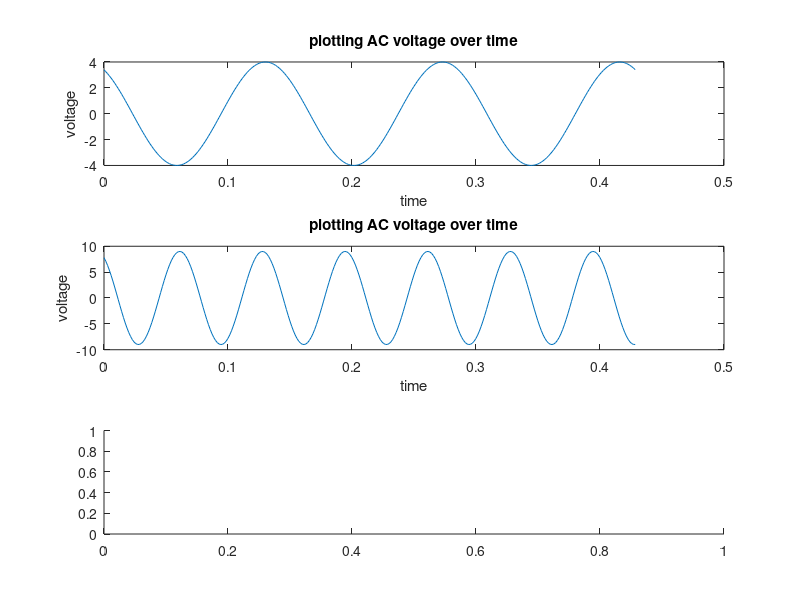

This chart was generated by the following MATLAB code: (Note: this script raises an error after producing the figure.)
clc
close all

%22-46026-1
%AB-CDEFG-H

%K1 = A + B
k1 = 4;
%K2 = G+H+2
k2 = 9;
% J1 = D+G+20
j1 = deg2rad(32);
% j2 = 30 degrees
j2 = deg2rad(30);

%f1 = E+F+5
f1 = 7;
% f2 = C+D+5
f2 = 15;

T = 0.1428;
t = 0: (T/100) : 3*T;

x1 = k1 * cos(2 * pi * f1 * t + j1);
x2 = k2 * cos(2 * pi * f2 * t + j2);

subplot(311);
plot(t, x1)
title('plotting AC voltage over time')
xlabel('time')
ylabel('voltage')
subplot(312);
plot(t, x2)
title('plotting AC voltage over time')
xlabel('time')
ylabel('voltage')
subplot(313)
plot(t, x3)
title('plotting AC voltage over time')
xlabel('time')
ylabel('voltage')